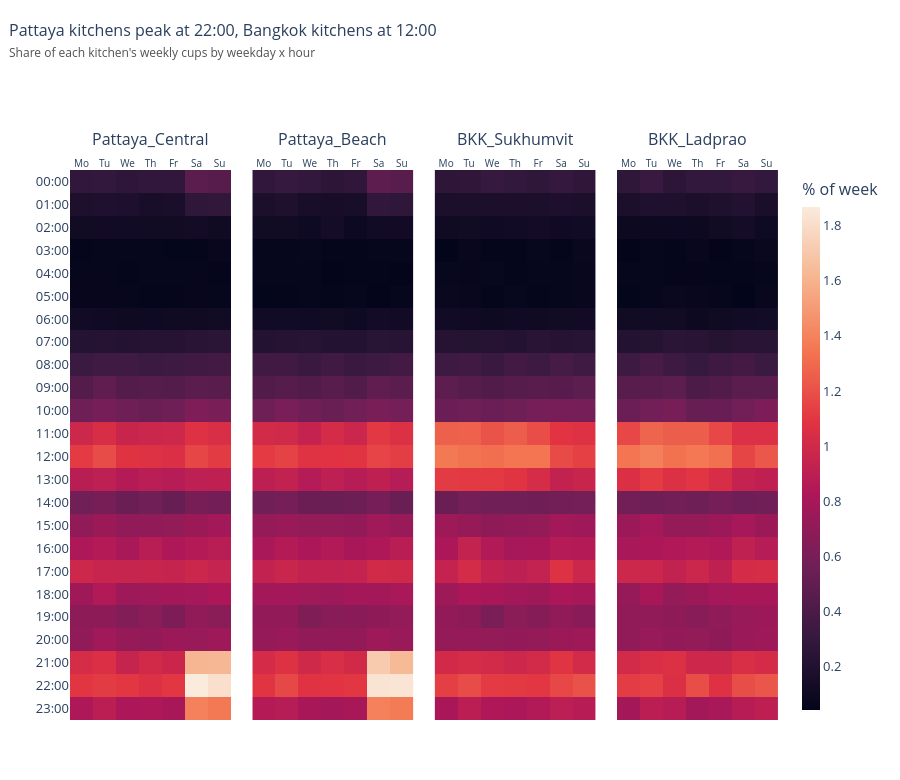

The code cell stored with this chart in its notebook:
### Markdown cell above
#### 1.1.1 Do Pattaya and Bangkok peak at different hours?

### Code cell
fig = make_subplots(rows=1, cols=4, subplot_titles=KITCHENS, shared_yaxes=True, horizontal_spacing=0.03)
peaks = []
for i, k in enumerate(KITCHENS):
    part = hourly[hourly["kitchen"] == k]
    # Share of the kitchen's own week, so a small kitchen shows its pattern as clearly as a big one.
    t = heat_table(part).mul(n_weekday, axis=0)
    t = t / t.to_numpy().sum() * 100
    fig.add_trace(go.Heatmap(z=t.T.to_numpy(), x=[d[0:2] for d in DAYS], y=[f"{h:02d}:00" for h in range(24)],
                             coloraxis="coloraxis",
                             hovertemplate="%{x} %{y}<br>%{z:.2f}% of the kitchen's week<extra></extra>"),
                  row=1, col=i + 1)
    by_hour = part.groupby("hour")["units_sold"].sum() / len(calendar)
    peaks.append({"kitchen": k, "peak_hour": by_hour.idxmax(), "cups_per_hour_at_peak": round(by_hour.max(), 1),
                  "cups_per_hour_at_12": round(by_hour[12], 1), "cups_per_hour_at_22": round(by_hour[22], 1),
                  "cups_per_day": round(part["units_sold"].sum() / len(calendar))})
peaks = pd.DataFrame(peaks).set_index("kitchen")

pat = peaks.loc[KITCHENS[:2], "peak_hour"].unique()
bkk = peaks.loc[KITCHENS[2:], "peak_hour"].unique()
assert len(pat) == len(bkk) == 1, "kitchens in one city peak at different hours"
fig.update_yaxes(autorange="reversed")
fig.update_xaxes(side="top", tickangle=0, tickfont_size=10)
fig.update_annotations(yshift=18)  # kitchen names above the day labels
fig.update_layout(height=780, plot_bgcolor="white", margin_t=170,
                  coloraxis=dict(colorscale=ROCKET, cmin=0, colorbar=dict(title="% of week", thickness=18, outlinewidth=0)),
                  title=subtitle(f"Pattaya kitchens peak at {pat[0]}:00, Bangkok kitchens at {bkk[0]}:00",
                                 "Share of each kitchen's weekly cups by weekday x hour"))
fig.show()
display(peaks)

### Figure 1 — Plotly figure (JSON) as saved in the notebook; plotly's stock layout.template omitted (floating-point values rounded to 4 significant figures; data arrays with more than 128 entries replaced by an {"elided": "..."} marker saying what was removed)
{"data": [{"coloraxis": "coloraxis", "hovertemplate": "%{x} %{y}<br>%{z:.2f}% of the kitchen's week<extra></extra>", "type": "heatmap", "x": ["Mo", "Tu", "We", "Th", "Fr", "Sa", "Su"], "xaxis": "x", "y": ["00:00", "01:00", "02:00", "03:00", "04:00", "05:00", "06:00", "07:00", "08:00", "09:00", "10:00", "11:00", "12:00", "13:00", "14:00", "15:00", "16:00", "17:00", "18:00", "19:00", "20:00", "21:00", "22:00", "23:00"], "yaxis": "y", "z": {"elided": "24x7 float values"}}, {"coloraxis": "coloraxis", "hovertemplate": "%{x} %{y}<br>%{z:.2f}% of the kitchen's week<extra></extra>", "type": "heatmap", "x": ["Mo", "Tu", "We", "Th", "Fr", "Sa", "Su"], "xaxis": "x2", "y": ["00:00", "01:00", "02:00", "03:00", "04:00", "05:00", "06:00", "07:00", "08:00", "09:00", "10:00", "11:00", "12:00", "13:00", "14:00", "15:00", "16:00", "17:00", "18:00", "19:00", "20:00", "21:00", "22:00", "23:00"], "yaxis": "y2", "z": {"elided": "24x7 float values"}}, {"coloraxis": "coloraxis", "hovertemplate": "%{x} %{y}<br>%{z:.2f}% of the kitchen's week<extra></extra>", "type": "heatmap", "x": ["Mo", "Tu", "We", "Th", "Fr", "Sa", "Su"], "xaxis": "x3", "y": ["00:00", "01:00", "02:00", "03:00", "04:00", "05:00", "06:00", "07:00", "08:00", "09:00", "10:00", "11:00", "12:00", "13:00", "14:00", "15:00", "16:00", "17:00", "18:00", "19:00", "20:00", "21:00", "22:00", "23:00"], "yaxis": "y3", "z": {"elided": "24x7 float values"}}, {"coloraxis": "coloraxis", "hovertemplate": "%{x} %{y}<br>%{z:.2f}% of the kitchen's week<extra></extra>", "type": "heatmap", "x": ["Mo", "Tu", "We", "Th", "Fr", "Sa", "Su"], "xaxis": "x4", "y": ["00:00", "01:00", "02:00", "03:00", "04:00", "05:00", "06:00", "07:00", "08:00", "09:00", "10:00", "11:00", "12:00", "13:00", "14:00", "15:00", "16:00", "17:00", "18:00", "19:00", "20:00", "21:00", "22:00", "23:00"], "yaxis": "y4", "z": {"elided": "24x7 float values"}}], "layout": {"annotations": [{"font": {"size": 16}, "showarrow": false, "text": "Pattaya_Central", "x": 0.1138, "xanchor": "center", "xref": "paper", "y": 1.0, "yanchor": "bottom", "yref": "paper", "yshift": 18}, {"font": {"size": 16}, "showarrow": false, "text": "Pattaya_Beach", "x": 0.3712, "xanchor": "center", "xref": "paper", "y": 1.0, "yanchor": "bottom", "yref": "paper", "yshift": 18}, {"font": {"size": 16}, "showarrow": false, "text": "BKK_Sukhumvit", "x": 0.6288, "xanchor": "center", "xref": "paper", "y": 1.0, "yanchor": "bottom", "yref": "paper", "yshift": 18}, {"font": {"size": 16}, "showarrow": false, "text": "BKK_Ladprao", "x": 0.8862, "xanchor": "center", "xref": "paper", "y": 1.0, "yanchor": "bottom", "yref": "paper", "yshift": 18}], "coloraxis": {"cmin": 0, "colorbar": {"outlinewidth": 0, "thickness": 18, "title": {"text": "% of week"}}, "colorscale": [[0.0, "#03051a"], [0.1429, "#35193e"], [0.2857, "#701f57"], [0.4286, "#ad1759"], [0.5714, "#e13342"], [0.7143, "#f37651"], [0.8571, "#f6b48f"], [1.0, "#faebdd"]]}, "height": 780, "margin": {"t": 170}, "plot_bgcolor": "white", "title": {"font": {"size": 16}, "pad": {"t": 36}, "text": "Pattaya kitchens peak at 22:00, Bangkok kitchens at 12:00<br><span style='font-size:12px;color:#52514e'>Share of each kitchen's weekly cups by weekday x hour</span>", "x": 0.01, "xanchor": "left", "y": 1, "yanchor": "top", "yref": "container"}, "xaxis": {"anchor": "y", "domain": [0.0, 0.2275], "side": "top", "tickangle": 0, "tickfont": {"size": 10}}, "xaxis2": {"anchor": "y2", "domain": [0.2575, 0.485], "side": "top", "tickangle": 0, "tickfont": {"size": 10}}, "xaxis3": {"anchor": "y3", "domain": [0.515, 0.7425], "side": "top", "tickangle": 0, "tickfont": {"size": 10}}, "xaxis4": {"anchor": "y4", "domain": [0.7725, 1.0], "side": "top", "tickangle": 0, "tickfont": {"size": 10}}, "yaxis": {"anchor": "x", "autorange": "reversed", "domain": [0.0, 1.0]}, "yaxis2": {"anchor": "x2", "autorange": "reversed", "domain": [0.0, 1.0], "matches": "y", "showticklabels": false}, "yaxis3": {"anchor": "x3", "autorange": "reversed", "domain": [0.0, 1.0], "matches": "y", "showticklabels": false}, "yaxis4": {"anchor": "x4", "autorange": "reversed", "domain": [0.0, 1.0], "matches": "y", "showticklabels": false}}}
